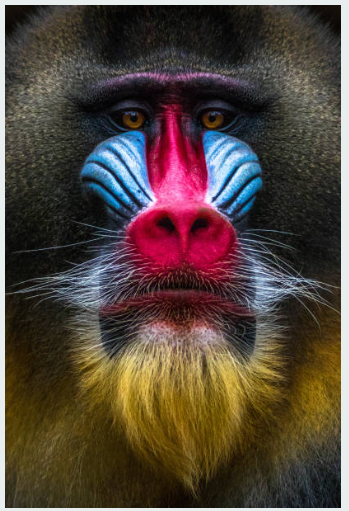
#> input picture image/data/Mandrill.png, 349 x 511 px
$ python color.py
#> lines starting #> are read from the running program, lines starting #| are printed output that depends on the picture
import numpy as np
import matplotlib.pyplot as plt
from skimage import io
import os

def run_channel_and_weight_experiment(image_path, custom_w=(0.1, 0.1, 0.8)):
    """
    实现通道剥离与多种权重合成实验
    custom_w: 对应 (R, G, B) 的自定义权重
    """
#> called with image_path = '../data/Mandrill.png', custom_w = (5, 5, 5)
    # 1. 加载图片并确保是 RGB
    img_raw = io.imread(image_path)
#> img_raw is the input picture: shape (511, 349, 4); mean R, G, B, A 82.7, 68.8, 59.4, 255
    if img_raw.ndim != 3:
        print("该实验需要彩色 RGB 图片！")
        return

    # 归一化到 [0, 1] 方便线性代数计算
    img = img_raw.astype(float) / 255.0
    file_base = os.path.splitext(os.path.basename(image_path))[0]

    # 2. 通道剥离 (Matrices)
    R, G, B = img[:,:,0], img[:,:,1], img[:,:,2]
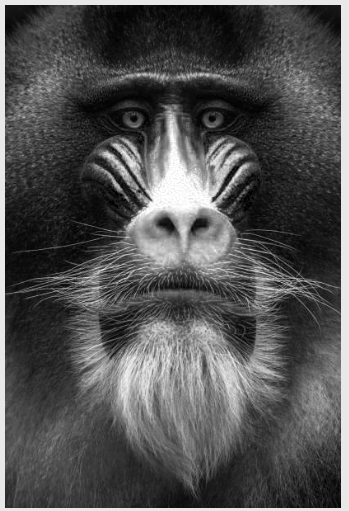
#> R: shape (511, 349) float64; min 0, max 1, mean 0.324
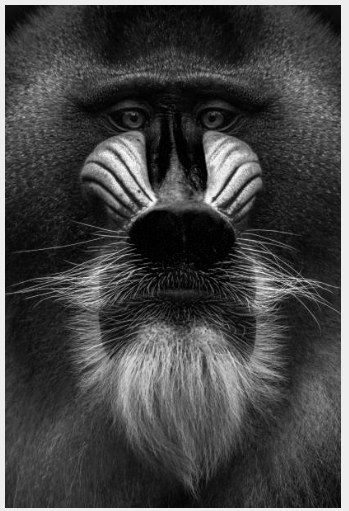
#> G: shape (511, 349) float64; min 0, max 1, mean 0.27
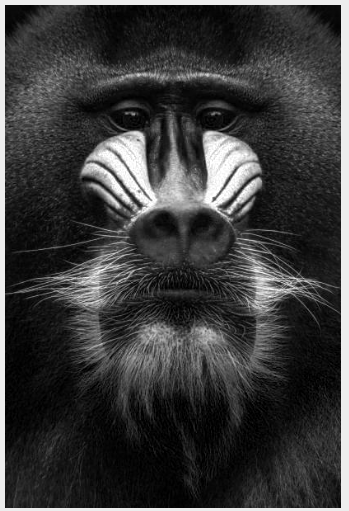
#> B: shape (511, 349) float64; min 0, max 1, mean 0.233

    # 3. 不同权重的合成 (Linear Projection: y = w.T * x)
    # A. 算术平均权重
    w_avg = (1/3, 1/3, 1/3)
    gray_avg = w_avg[0]*R + w_avg[1]*G + w_avg[2]*B
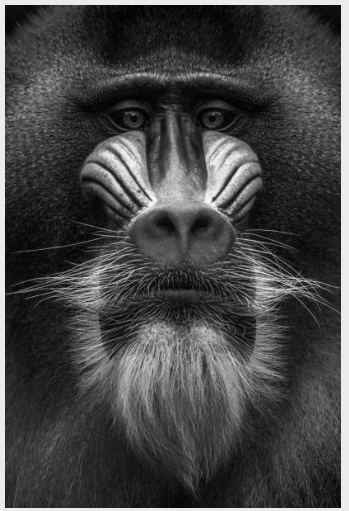
#> gray_avg: shape (511, 349) float64; min 0, max 0.99, mean 0.276

    # B. 生理感知权重 (Standard)
    w_std = (0.299, 0.587, 0.114)
    gray_std = w_std[0]*R + w_std[1]*G + w_std[2]*B

    # C. 自定义权重 (Special Effects)
    w_cus = custom_w
    gray_cus = np.clip(w_cus[0]*R + w_cus[1]*G + w_cus[2]*B, 0, 1)
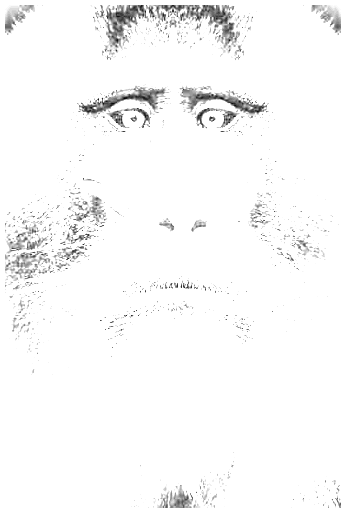
#> gray_cus: shape (511, 349) float64; min 0, max 1, mean 0.975

    # --- 4. 存储与命名 ---
    results_dir = "../results"
    os.makedirs(results_dir, exist_ok=True)

    # 命名规则：文件名 + 权重数值
    names = [
        f"{file_base}_R_Channel.png",
        f"{file_base}_G_Channel.png",
        f"{file_base}_B_Channel.png",
        f"{file_base}_Gray_Avg_0.33.png",
        f"{file_base}_Gray_Std_0.299_0.587.png",
        f"{file_base}_Gray_Cus_{w_cus[0]}_{w_cus[1]}_{w_cus[2]}.png"
    ]
    imgs = [R, G, B, gray_avg, gray_std, gray_cus]

    for name, data in zip(names, imgs):
        plt.imsave(os.path.join(results_dir, name), data, cmap='gray')
#> this loop made 6 passes
#> name on passes 1 to 6: 'Mandrill_R_Channel.png', 'Mandrill_G_Channel.png', 'Mandrill_B_Channel.png', 'Mandrill_Gray_Avg_0.33.png', 'Mandrill_Gray_Std_0.299_0.587.png', 'Mandrill_Gray_Cus_5_5_5.png'

    # --- 5. 可视化对比 ---
    fig, axes = plt.subplots(2, 3, figsize=(18, 10))
    axes = axes.ravel()

    titles = [
        "Red Channel", "Green Channel", "Blue Channel",
        "Average Weight (1/3)", "Standard (Physiological)", f"Custom Weight {w_cus}"
    ]

    for i in range(6):
        axes[i].imshow(imgs[i], cmap='gray')
        axes[i].set_title(titles[i])
        axes[i].axis('off')

    plt.tight_layout()
    summary_name = f"{file_base}_Weights_Compare.png"
    plt.savefig(os.path.join(results_dir, summary_name))
    print(f"实验完成！结果已存入: {results_dir}")
#| 实验完成！结果已存入: ../results
    plt.show()

if __name__ == "__main__":
    # 替换为你自己的图片路径
    img_path = "../data/Mandrill.png"

    if os.path.exists(img_path):

        run_channel_and_weight_experiment(img_path, custom_w=(5, 5, 5))

$ run again, with image/data/grassland.jpg saved as image/data/Mandrill.png
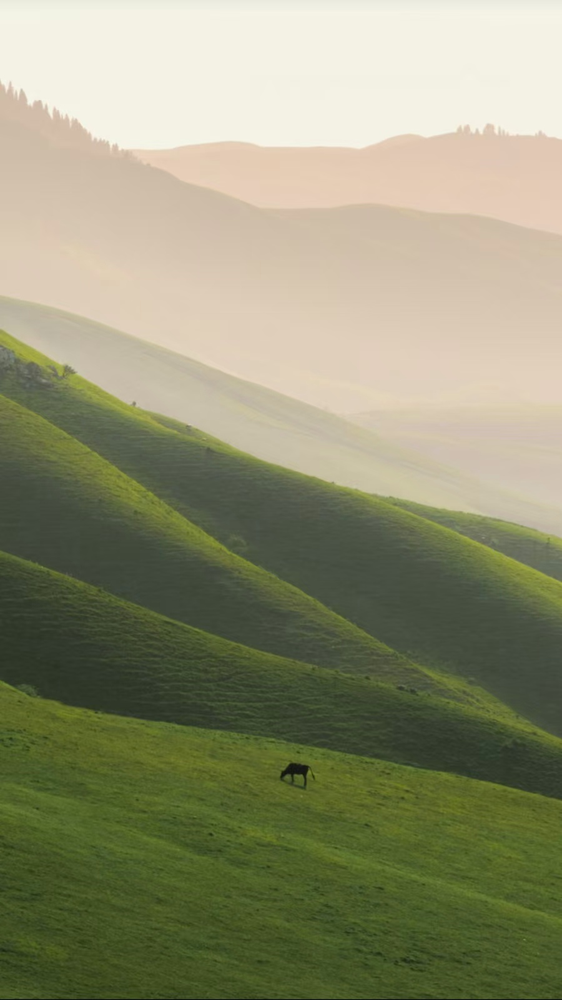
#> input picture image/data/grassland.jpg, 562 x 1000 px, shrunk from 900 x 1600 before the run
#> in run_channel_and_weight_experiment, img_raw is the input picture: shape (1000, 562, 3); mean R, G, B 143.5, 144.4, 114.7
#> in run_channel_and_weight_experiment, `R, G, B = img[:,:,0], img[:,:,1], img[:,:,2]`:
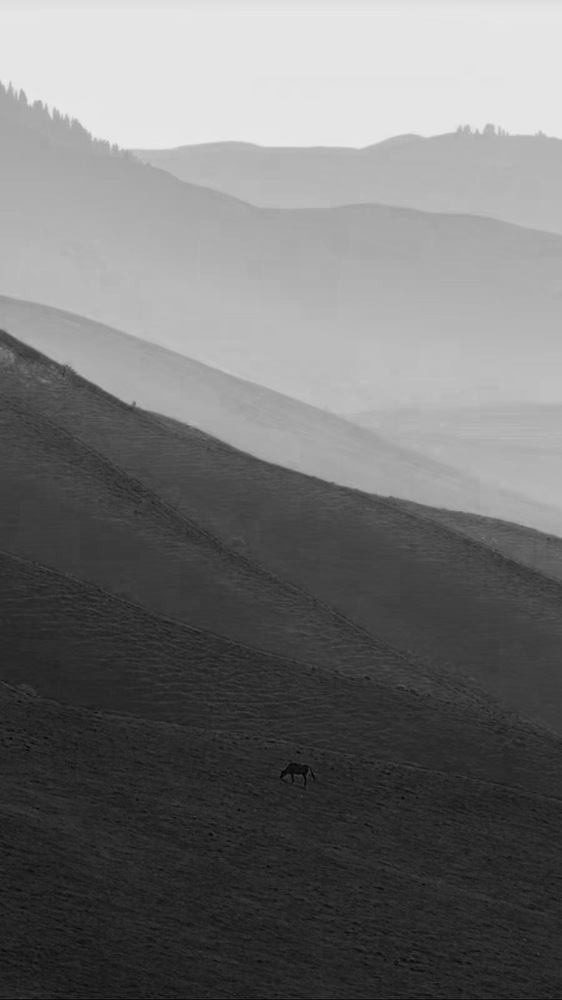
#> B: shape (1000, 562) float64; min 0, max 0.922, mean 0.45
#> in run_channel_and_weight_experiment, `gray_avg = w_avg[0]*R + w_avg[1]*G + w_avg[2]*B`:
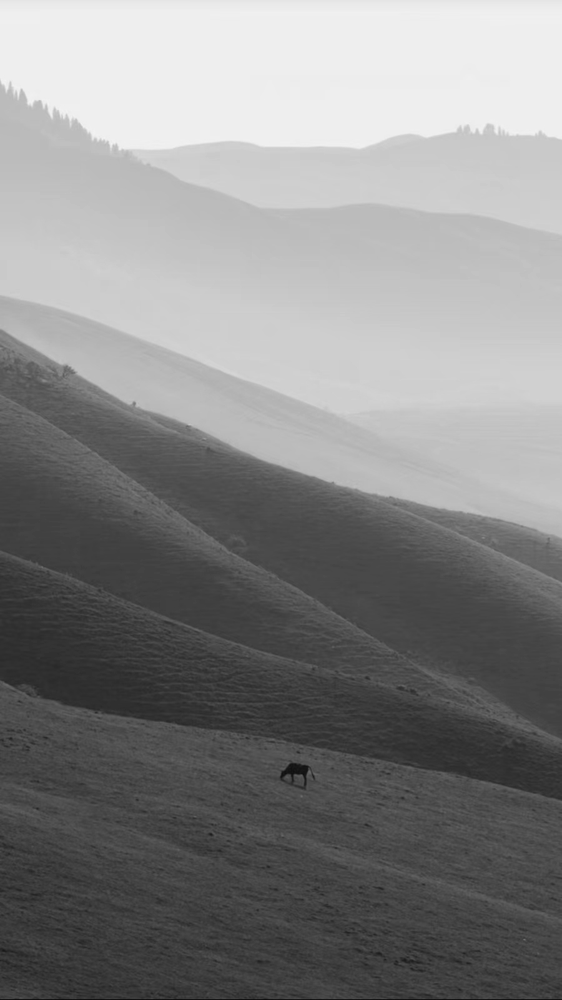
#> gray_avg: shape (1000, 562) float64; min 0.0497, max 0.957, mean 0.526
#> the loop in run_channel_and_weight_experiment, `for name, data in zip(names, imgs):` made 6 passes
#> name on passes 1 to 6: 'Mandrill_R_Channel.png', 'Mandrill_G_Channel.png', 'Mandrill_B_Channel.png', 'Mandrill_Gray_Avg_0.33.png', 'Mandrill_Gray_Std_0.299_0.587.png', 'Mandrill_Gray_Cus_5_5_5.png'
#| 实验完成！结果已存入: ../results
